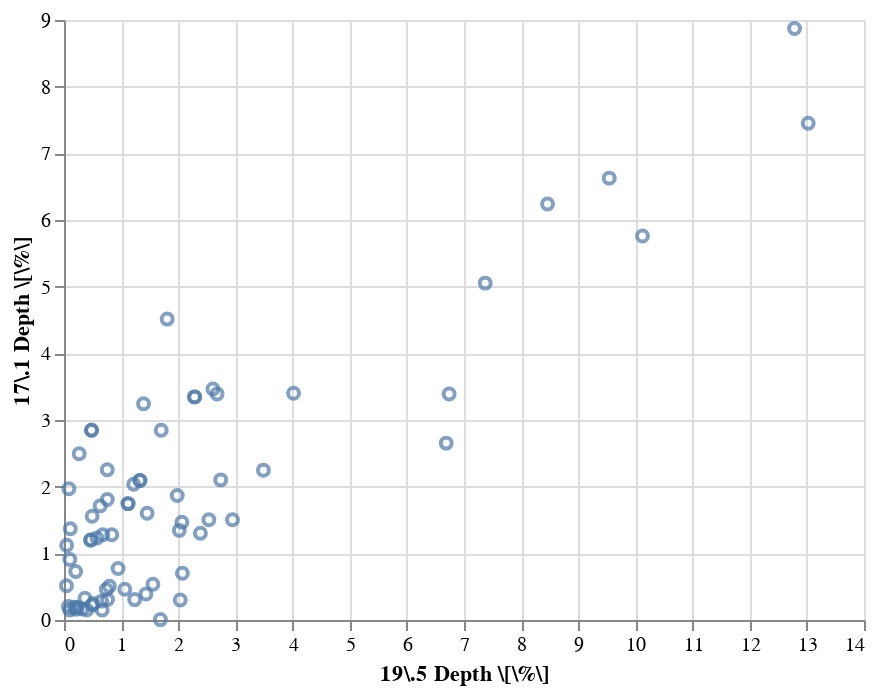

The notebook cell this image was saved under:
### Code cell
alt.Chart(jedi_sub).mark_point().encode(
    x='19\\.5 Depth \\[\\%\\]:Q',
    y='17\\.1 Depth \\[\\%\\]:Q'
)

### Figure 1 — Vega-Lite specification as saved in the notebook (floating-point values rounded to 4 significant figures; data arrays with more than 128 entries replaced by an {"elided": "..."} marker saying what was removed)
{"$schema": "https://vega.github.io/schema/vega-lite/v2.4.1.json", "config": {"view": {"height": 300, "width": 400}}, "data": {"values": {"elided": "4770 records"}}, "encoding": {"x": {"field": "19\\.5 Depth \\[\\%\\]", "type": "quantitative"}, "y": {"field": "17\\.1 Depth \\[\\%\\]", "type": "quantitative"}}, "mark": "point"}
